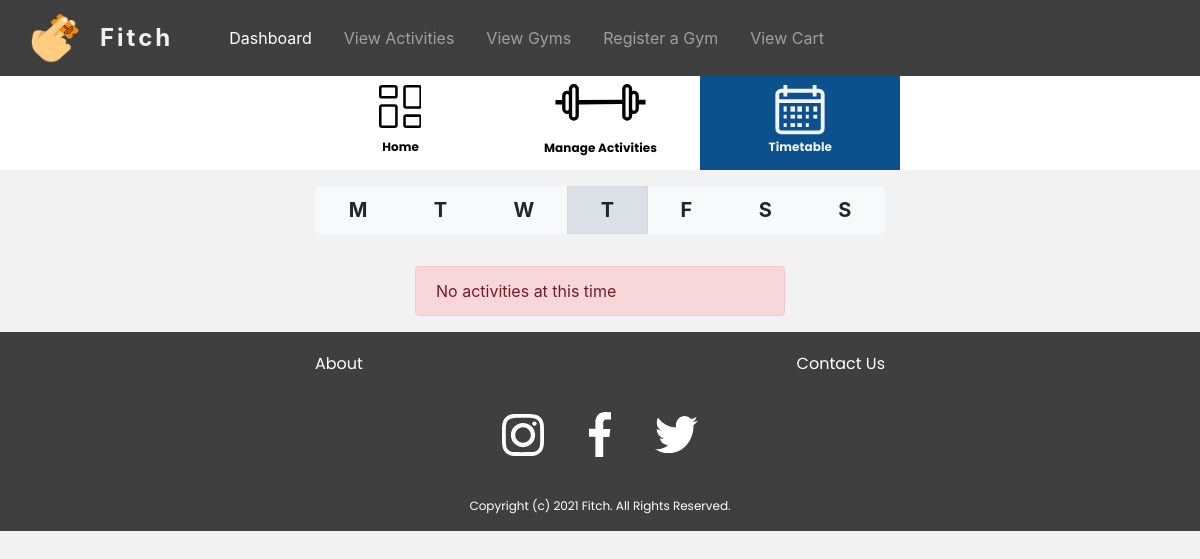
The page /Gym/timetable/thursday (signed in) on the database as committed earlier.
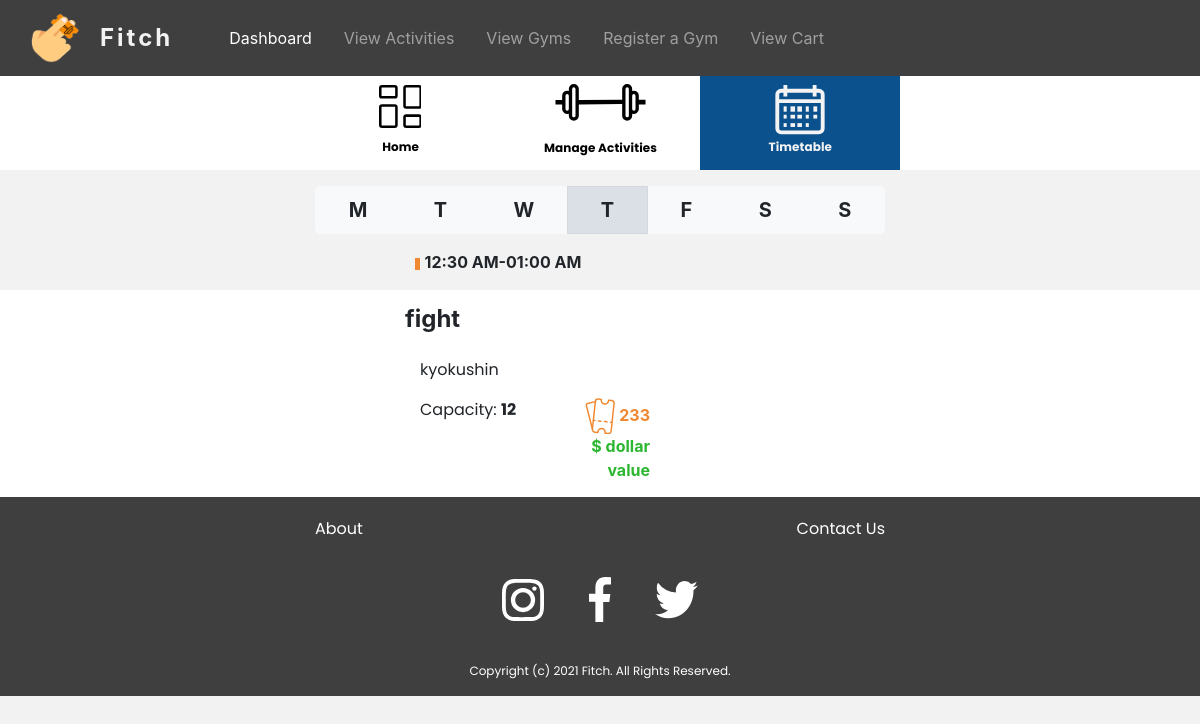
The same page on the database as committed later.
### tables this page shows
CREATE TABLE `gym_activity_timetable` (
  `id` int(11) NOT NULL,
  `activity_id` int(11) NOT NULL,
  `gym_id` int(11) NOT NULL,
  `day` varchar(255) NOT NULL,
  `time` varchar(255) NOT NULL
);

CREATE TABLE `gym_activity` (
  `id` int(20) NOT NULL,
  `gym_id` int(20) NOT NULL,
  `activity_name` varchar(255) NOT NULL,
  `category` varchar(255) NOT NULL,
  `sessions_per_week` varchar(255) NOT NULL,
  `max_capacity` int(20) NOT NULL,
  `credit` int(20) NOT NULL,
  `description` varchar(255) NOT NULL,
  `status` int(20) NOT NULL
);

### app/libraries/Core.php (called while the page is built, shortened)
<?php
class Core
{
  protected $currentMethod = 'index';
  public function __construct()
  {
    $url = $this->getUrl();
    if (file_exists('../app/controllers/' . ucwords($url[0]) . '.php')) {
      unset($url[0]);
    }
    $this->currentController = new $this->currentController;
    if (isset($url[1])) {
      if (method_exists($this->currentController, $url[1])) {
        $this->currentMethod = $url[1];
        unset($url[1]);
      }
    }
    $this->params = $url ? array_values($url) : [];
    call_user_func_array([$this->currentController, $this->currentMethod], $this->params);
  }
  public function getUrl()
  {
    if (isset($_GET['url'])) {
      $url = rtrim($_GET['url'], '/');
      $url = filter_var($url, FILTER_SANITIZE_URL);
      $url = explode('/', $url);
      return $url;
    }
  }
}

### public/index.php (called while the page is built, shortened)
<?php
  $init = new Core;

### app/libraries/Database.php (called while the page is built, shortened)
<?php
  class Database {
    private $host = DB_HOST;
    private $user = DB_USER;
    private $pass = DB_PASS;
    private $dbname = DB_NAME;
    private $dbh;
    private $stmt;
    public function __construct(){
      $dsn = 'mysql:host=' . $this->host . ';dbname=' . $this->dbname;
      $options = array(
        PDO::ATTR_PERSISTENT => true,
        PDO::ATTR_ERRMODE => PDO::ERRMODE_EXCEPTION
      );
      try{
        $this->dbh = new PDO($dsn, $this->user, $this->pass, $options);
      } catch(PDOException $e){
        $this->error = $e->getMessage();
        echo $this->error;
      }
    }
    public function query($sql){
      $this->stmt = $this->dbh->prepare($sql);
    }
    public function bind($param, $value, $type = null){
      if(is_null($type)){
        switch(true){
          default:
            $type = PDO::PARAM_STR;
        }
      }
      $this->stmt->bindValue($param, $value, $type);
    }
    public function execute(){
      return $this->stmt->execute();
    }
    public function resultSet(){
      $this->execute();
      return $this->stmt->fetchAll(PDO::FETCH_OBJ);
    }
    public function single(){
      $this->execute();
      return $this->stmt->fetch(PDO::FETCH_OBJ);
    }
  }

### app/models/GymModel.php (called while the page is built, shortened)
<?php
class GymModel
{
  private $db;
  public function __construct()
  {
    $this->db = new Database;
  }
  public function viewtimeTable($data)
  {
    $this->db->query('SELECT gym_activity_timetable.day, gym_activity_timetable.time, gym_activity.activity_name, gym_activity.category, gym_activity.sessions_per_week, gym_activity.max_capacity, gym_activity.credit FROM gym_activity_timetable INNER JOIN gym_activity ON gym_activity_timetable.activity_id = gym_activity.id where gym_activity_timetable.gym_id = :gym_id and gym_activity_timetable.day=:day');
    $this->db->bind(':gym_id', $data['gym_id']);
    $this->db->bind(':day', $data['day']);
    $row = $this->db->resultSet();
    if ($this->db->rowCount() > 0) {
      return $row;
    }
  }
}

### app/models/Account.php (called while the page is built, shortened)
<?php
class Account
{
    private $db;
    public function __construct()
    {
        $this->db = new Database;
    }
    public function fetchGymInformation($gym_id)
    {
        $this->db->query('SELECT * FROM gym_information WHERE gym_id = :gym_id');
        $this->db->bind(':gym_id', $gym_id);
        $row = $this->db->single();
        if ($this->db->rowCount() > 0) {
            return $row;
        }
    }
}

### app/views/Gym/timetable.php (the view, shortened to what the changed rows need)
<div class="container-fluid mt-3">
	<?php
	if (empty($data['error'])) {
		foreach ($data['gym_activity'] as $single) {
			echo '
					<div class="row justify-content-center mt-3">
						<div class="col-sm-12 col-md-8 col-xl-4 align-self-center" style="flex-direction=row;">
							<svg xmlns="http://www.w3.org/2000/svg" width="5" height="12" viewBox="0 0 5 12">
								<rect id="Rectangle_101" data-name="Rectangle 101" width="5" height="12" fill="#ef8830"/>
							</svg>
							<b>' . $single->time . '</b>
						</div>
					</div>
					<div class="row justify-content-center mt-3" style="background-color: white; padding:15px;">
						<div class="col-sm-12 col-md-8 col-md-8 col-xl-4">
							<div class="row">
								<div class="col-12 pl-md-0">
									<h4><b>' . $single->category . '</b></h4>
								</div>
							</div>
									<div class="row mt-3">
										<div class="col-sm-12 col-md-8">
											<p>' . $single->activity_name . '</p>
										</div>
										<div class="col-sm-12 col-md-8">
											<div class="row">
										<div class="col-7 pr-0">
											<p>Capacity: <b>' . $single->max_capacity . '</b></p>
										</div>
										<div class="col-5 text-right">
											<div class="row">
												<div class="col-12">
													<span style="color: #EF8830;">
														<b>' . $single->credit . '</b>
													</span>
												</div>
											</div>
											<div class="row justify-content-end">
												<div class="col-12 text-right">
													<span style="color: #2BB730;">
														<b>$ dollar value</b>
													</span>
												</div>
											</div>
										</div>
									</div>
										</div>
									</div>
								</div>
					</div>';
		}
	} else {
		echo '
		<div class="row justify-content-center mt-3">
			<div class="col-sm-12 col-md-8 col-xl-4 align-self-center">
				<div class="alert alert-danger mt-3" role="alert">
					' . $data['error'] . '
				</div>
			</div>
		</div>';
	} ?>
</div>
<?php require APPROOT . '/views/inc/footer.php'; ?>

Rows that differ between the two databases and show on the page:
added gym_activity_timetable: time "12:30 AM-01:00 AM", gym_activity.category "fight", gym_activity.activity_name "kyokushin", gym_activity.max_capacity "12", gym_activity.credit "233"
Other text that changed with them:
$data['error']: "No activities at this time" → (not shown)
